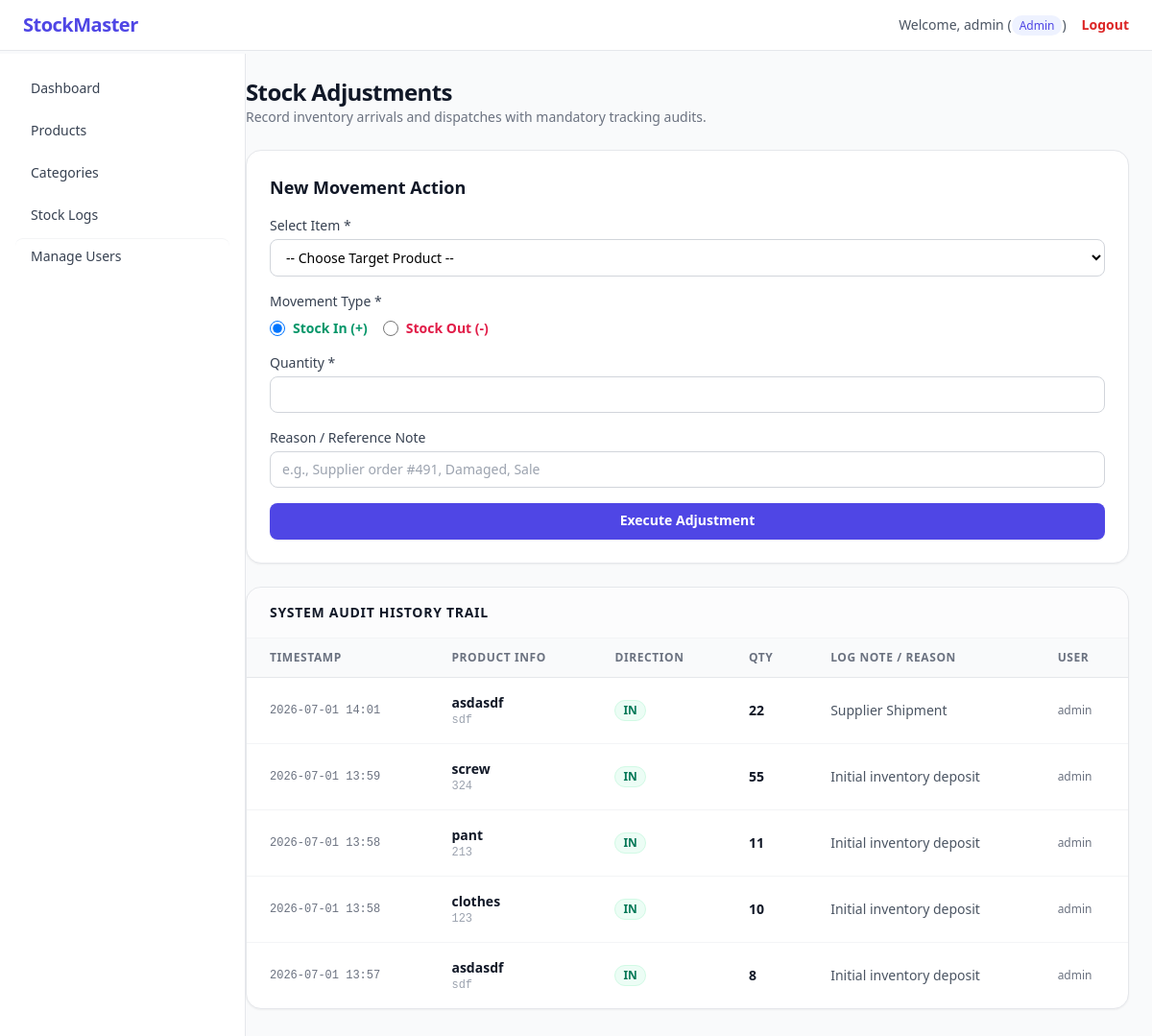
The page /stock_logs.php (signed in) on the database its author committed.
### tables this page shows
CREATE TABLE `stock_log` (
  `id` int(11) NOT NULL,
  `product_id` int(11) NOT NULL,
  `user_id` int(11) DEFAULT NULL,
  `type` enum('in','out') NOT NULL,
  `quantity` int(11) NOT NULL,
  `reason` varchar(255) DEFAULT NULL,
  `created_at` timestamp NOT NULL DEFAULT current_timestamp()
);

CREATE TABLE `products` (
  `id` int(11) NOT NULL,
  `category_id` int(11) DEFAULT NULL,
  `sku` varchar(50) NOT NULL,
  `name` varchar(150) NOT NULL,
  `description` text DEFAULT NULL,
  `price` decimal(10,2) NOT NULL,
  `quantity` int(11) DEFAULT 0,
  `min_stock_level` int(11) DEFAULT 5,
  `created_at` timestamp NOT NULL DEFAULT current_timestamp(),
  `updated_at` timestamp NOT NULL DEFAULT current_timestamp() ON UPDATE current_timestamp()
);

CREATE TABLE `users` (
  `id` int(11) NOT NULL,
  `username` varchar(50) NOT NULL,
  `email` varchar(100) NOT NULL,
  `password` varchar(255) NOT NULL,
  `role` enum('admin','staff') DEFAULT 'staff',
  `created_at` timestamp NOT NULL DEFAULT current_timestamp()
);

### stock_logs.php (the view, shortened to what this page needs)
<?php
require_once 'config.php';
include 'includes/header.php';
$log_query = "SELECT l.*, p.name AS product_name, p.sku AS product_sku, u.username
              FROM stock_log l
              JOIN products p ON l.product_id = p.id
              LEFT JOIN users u ON l.user_id = u.id
              ORDER BY l.created_at DESC";
$logs = $pdo->query($log_query)->fetchAll();
?>
<div class="space-y-6">
    <div>
        <h1 class="text-2xl font-bold text-gray-900 tracking-tight">Stock Adjustments</h1>
        <p class="text-sm text-gray-500">Record inventory arrivals and dispatches with mandatory tracking audits.</p>
    </div>
    <div class="grid grid-cols-1 xl:grid-cols-3 gap-6 items-start">
        <div class="bg-white p-6 rounded-2xl border border-gray-200 shadow-sm space-y-4">
            <h3 class="text-lg font-bold text-gray-900">New Movement Action</h3>
            <form action="stock_logs.php" method="POST" class="space-y-4">
                <div>
                    <label class="block text-sm font-medium text-gray-700">Select Item *</label>
                    <select name="product_id" required class="mt-1 block w-full px-3 py-2 border border-gray-300 rounded-lg text-sm bg-white focus:ring-indigo-500">
                        <option value="">-- Choose Target Product --</option>
                    </select>
                </div>
                <div>
                    <label class="block text-sm font-medium text-gray-700">Movement Type *</label>
                    <div class="mt-2 flex gap-4">
                        <label class="inline-flex items-center text-sm font-semibold text-gray-700 cursor-pointer">
                            <input type="radio" name="type" value="in" checked class="text-indigo-600 focus:ring-indigo-500 h-4 w-4">
                            <span class="ml-2 text-emerald-600">Stock In (+)</span>
                        </label>
                        <label class="inline-flex items-center text-sm font-semibold text-gray-700 cursor-pointer">
                            <input type="radio" name="type" value="out" class="text-indigo-600 focus:ring-indigo-500 h-4 w-4">
                            <span class="ml-2 text-rose-600">Stock Out (-)</span>
                        </label>
                    </div>
                </div>
                <div>
                    <label class="block text-sm font-medium text-gray-700">Quantity *</label>
                    <input type="number" name="quantity" min="1" required class="mt-1 block w-full px-3 py-2 border border-gray-300 rounded-lg text-sm focus:ring-indigo-500">
                </div>
                <div>
                    <label class="block text-sm font-medium text-gray-700">Reason / Reference Note</label>
                    <input type="text" name="reason" placeholder="e.g., Supplier order #491, Damaged, Sale" class="mt-1 block w-full px-3 py-2 border border-gray-300 rounded-lg text-sm focus:ring-indigo-500">
                </div>
                <button type="submit" class="w-full py-2.5 px-4 text-sm font-semibold rounded-lg text-white bg-indigo-600 hover:bg-indigo-700 transition shadow-sm pt-2">
                    Execute Adjustment
                </button>
            </form>
        </div>
        <div class="xl:col-span-2 bg-white rounded-2xl border border-gray-200 shadow-sm overflow-hidden">
            <div class="px-6 py-4 border-b border-gray-100 bg-gray-50/50">
                <h3 class="text-sm font-bold text-gray-900 uppercase tracking-wider">System Audit History Trail</h3>
            </div>
            <div class="overflow-x-auto">
                <table class="w-full text-left border-collapse">
                    <thead>
                        <tr class="bg-gray-50 border-b border-gray-200">
                            <th class="px-6 py-3 text-xs font-semibold text-gray-500 uppercase tracking-wider">Timestamp</th>
                            <th class="px-6 py-3 text-xs font-semibold text-gray-500 uppercase tracking-wider">Product Info</th>
                            <th class="px-6 py-3 text-xs font-semibold text-gray-500 uppercase tracking-wider">Direction</th>
                            <th class="px-6 py-3 text-xs font-semibold text-gray-500 uppercase tracking-wider">Qty</th>
                            <th class="px-6 py-3 text-xs font-semibold text-gray-500 uppercase tracking-wider">Log Note / Reason</th>
                            <th class="px-6 py-3 text-xs font-semibold text-gray-500 uppercase tracking-wider">User</th>
                        </tr>
                    </thead>
                    <tbody class="divide-y divide-gray-100 text-sm">
                        <?php if (count($logs) > 0): ?>
                            <?php foreach ($logs as $log): ?>
                                <tr class="hover:bg-gray-50/50 transition">
                                    <td class="px-6 py-4 whitespace-nowrap text-xs text-gray-500 font-mono">
                                        <?= date('Y-m-d H:i', strtotime($log['created_at'])); ?>
                                    </td>
                                    <td class="px-6 py-4 whitespace-nowrap">
                                        <div class="font-semibold text-gray-900"><?= htmlspecialchars($log['product_name']); ?></div>
                                        <div class="text-xs text-gray-400 font-mono"><?= htmlspecialchars($log['product_sku']); ?></div>
                                    </td>
                                    <td class="px-6 py-4 whitespace-nowrap">
                                        <?php if ($log['type'] === 'in'): ?>
                                            <span class="px-2 py-0.5 inline-flex text-xs font-semibold rounded-full bg-emerald-50 text-emerald-700 border border-emerald-100">IN</span>
                                        <?php else: ?>
                                            <span class="px-2 py-0.5 inline-flex text-xs font-semibold rounded-full bg-rose-50 text-rose-700 border border-rose-100">OUT</span>
                                        <?php endif; ?>
                                    </td>
                                    <td class="px-6 py-4 whitespace-nowrap font-semibold text-gray-900">
                                        <?= $log['quantity']; ?>
                                    </td>
                                    <td class="px-6 py-4 text-gray-600">
                                        <?= htmlspecialchars($log['reason'] ?: '—'); ?>
                                    </td>
                                    <td class="px-6 py-4 whitespace-nowrap text-xs font-medium text-gray-500">
                                        <?= htmlspecialchars($log['username'] ?: 'System'); ?>
                                    </td>
                                </tr>
                            <?php endforeach; ?>
                        <?php else: ?>
                            <tr>
                                <td colspan="6" class="px-6 py-10 text-center text-gray-500 font-medium">No activity entries registered yet.</td>
                            </tr>
                        <?php endif; ?>
                    </tbody>
                </table>
            </div>
        </div>
    </div>
</div>
<?php include 'includes/footer.php'; ?>

### rows shown on the page
stock_log: created_at "2026-07-01 14:01", product.name "asdasdf", product.sku "sdf", type "IN", quantity "22", reason "Supplier Shipment", user.username "admin"
stock_log: created_at "2026-07-01 13:59", product.name "screw", product.sku "324", type "IN", quantity "55", reason "Initial inventory deposit", user.username "admin"
stock_log: created_at "2026-07-01 13:58", product.name "pant", product.sku "213", type "IN", quantity "11", reason "Initial inventory deposit", user.username "admin"
stock_log: created_at "2026-07-01 13:58", product.name "clothes", product.sku "123", type "IN", quantity "10", reason "Initial inventory deposit", user.username "admin"
stock_log: created_at "2026-07-01 13:57", product.name "asdasdf", product.sku "sdf", type "IN", quantity "8", reason "Initial inventory deposit", user.username "admin"

### other values the page prints
$_SESSION['username'] "admin"
$_SESSION['role'] "Admin"
